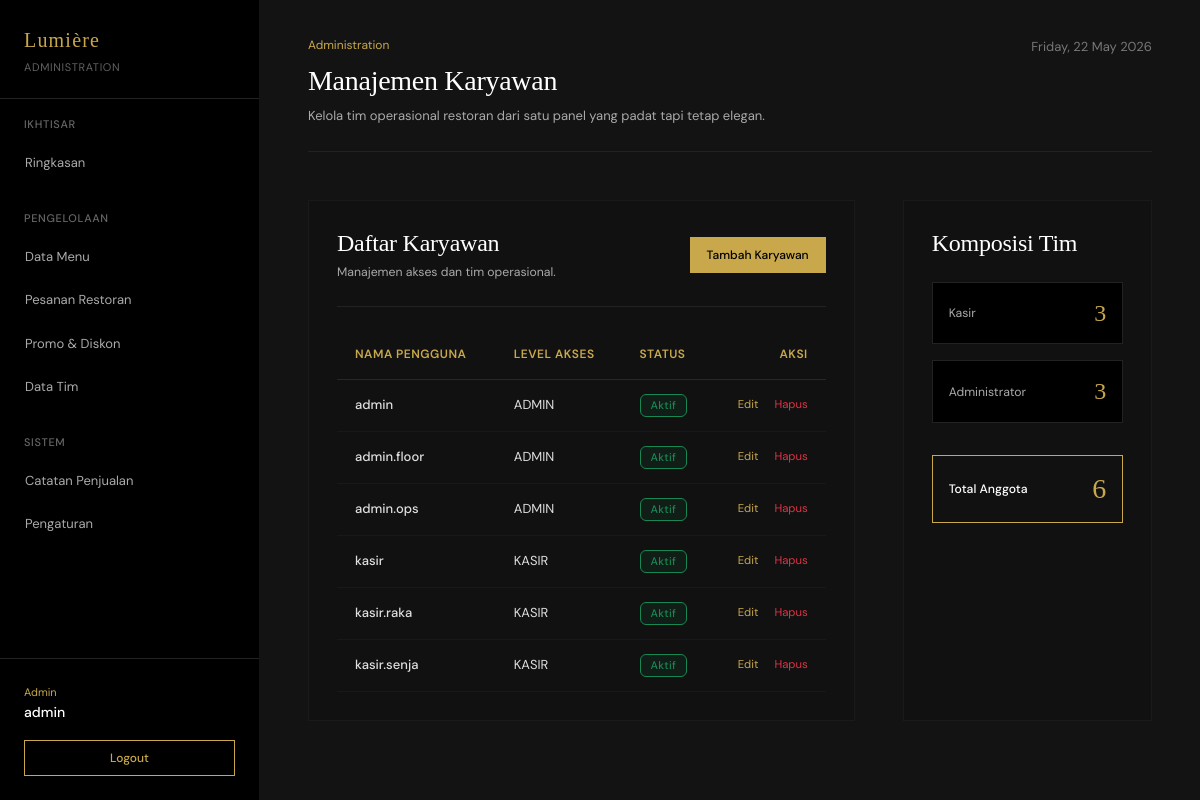
Page /admin/karyawan.php (signed in) on the committed database.
### tables this page shows
CREATE TABLE IF NOT EXISTS `user` (
  `id_user` int NOT NULL AUTO_INCREMENT,
  `nama_user` varchar(100) DEFAULT NULL,
  `username` varchar(50) NOT NULL,
  `email` varchar(100) DEFAULT NULL,
  `password` varchar(255) NOT NULL,
  `level` enum('admin','kasir','pelanggan') NOT NULL,
  `status` enum('Aktif','Nonaktif') NOT NULL DEFAULT 'Aktif',
  PRIMARY KEY (`id_user`),
  UNIQUE KEY `user_username_unique` (`username`),
  UNIQUE KEY `user_email_unique` (`email`)
);

### includes/helpers.php (called while the page is built, shortened)
<?php
function base_path(string $path = ''): string
{
    $base = dirname(__DIR__);
    return $path === '' ? $base : $base . '/' . ltrim($path, '/');
}
function base_url(string $path = ''): string
{
    $app = require base_path('config/app.php');
    $baseUrl = rtrim($app['url'] ?? 'http://localhost:8001', '/');
    return $path === '' ? $baseUrl : $baseUrl . '/' . ltrim($path, '/');
}
function role_label(string $role): string
{
    return match ($role) {
        'admin' => 'Admin',
        'kasir' => 'Karyawan',
        'pelanggan' => 'Member',
        default => 'User',
    };
}

### config/env.php (called while the page is built, shortened)
<?php
function env(string $key, ?string $default = null): ?string
{
    static $values = [];
    $runtimeValue = $_ENV[$key] ?? $_SERVER[$key] ?? getenv($key);
    if ($runtimeValue !== false && $runtimeValue !== null && $runtimeValue !== '') {
        return (string) $runtimeValue;
    }
    return $values[$key] ?? $default;
}

### config/app.php (called while the page is built, shortened)
<?php
require_once __DIR__ . '/env.php';
return [
    'name' => env('APP_NAME', 'UPK Restoran'),
    'env' => env('APP_ENV', 'local'),
    'url' => env('APP_URL', 'http://localhost/upk-restoran'),
];

### includes/database.php (called while the page is built, shortened)
<?php
require_once __DIR__ . '/../config/env.php';
function db(): PDO
{
    static $pdo = null;
    if ($pdo instanceof PDO) {
        return $pdo;
    }
    $host = env('DB_HOST', '127.0.0.1');
    $port = env('DB_PORT', '3306');
    $name = env('DB_NAME', 'upk-restoran');
    $user = env('DB_USER', 'root');
    $pass = env('DB_PASS', '');
    $dsn = sprintf('mysql:host=%s;port=%s;dbname=%s;charset=utf8mb4', $host, $port, $name);
    $pdo = new PDO($dsn, $user, $pass, [
        PDO::ATTR_ERRMODE => PDO::ERRMODE_EXCEPTION,
        PDO::ATTR_DEFAULT_FETCH_MODE => PDO::FETCH_ASSOC,
    ]);
    return $pdo;
}

### admin/karyawan.php (the view, shortened to what this page needs)
<?php
require __DIR__ . '/../includes/header.php';
require_once __DIR__ . '/../includes/database.php';
$stmt = db()->query("
    SELECT id_user, username, level, status FROM user
    WHERE level IN ('admin', 'kasir')
    ORDER BY level, username
");
$karyawans = $stmt->fetchAll();
$countAdmin = (int) db()->query("SELECT COUNT(*) FROM user WHERE level = 'admin'")->fetchColumn();
$countKasir = (int) db()->query("SELECT COUNT(*) FROM user WHERE level = 'kasir'")->fetchColumn();
$total = $countAdmin + $countKasir;
?>
<section class="row g-5">
    <div class="col-lg-8">
        <article class="section-panel h-100">
            <div class="d-flex flex-column flex-md-row justify-content-between align-items-md-center border-bottom border-soft pb-4 mb-4 gap-3">
                <div>
                    <h3 class="font-display text-white m-0" style="font-size: 24px;">Daftar Karyawan</h3>
                    <p class="text-secondary small mb-0 mt-1">Manajemen akses dan tim operasional.</p>
                </div>
                <a class="btn btn-warning py-2 px-3" style="font-size: 12px;" href="<?= htmlspecialchars(base_url('admin/karyawan_tambah.php'), ENT_QUOTES, 'UTF-8'); ?>">Tambah Karyawan</a>
            </div>
            <div class="table-responsive">
                <table class="table align-middle">
                    <thead>
                        <tr>
                            <th>Nama Pengguna</th>
                            <th>Level Akses</th>
                            <th>Status</th>
                            <th class="text-end">Aksi</th>
                        </tr>
                    </thead>
                    <tbody>
                        <?php foreach ($karyawans as $karyawan): ?>
                        <tr>
                            <td class="fw-medium text-white"><?= htmlspecialchars($karyawan['username'], ENT_QUOTES, 'UTF-8'); ?></td>
                            <td class="text-uppercase small"><?= htmlspecialchars($karyawan['level'], ENT_QUOTES, 'UTF-8'); ?></td>
                            <td>
                                <?php if (($karyawan['status'] ?? 'Aktif') === 'Aktif'): ?>
                                    <span class="badge bg-success bg-opacity-10 text-success border border-success border-opacity-20">Aktif</span>
                                <?php else: ?>
                                    <span class="badge bg-danger bg-opacity-10 text-danger border border-danger border-opacity-20">Nonaktif</span>
                                <?php endif; ?>
                            </td>
                            <td class="text-end">
                                <div class="d-flex justify-content-end gap-3">
                                    <a href="<?= htmlspecialchars(base_url('admin/karyawan_edit.php?id=' . $karyawan['id_user']), ENT_QUOTES, 'UTF-8'); ?>" class="text-gold small">Edit</a>
                                    <a href="<?= htmlspecialchars(base_url('actions/karyawan/delete.php?id=' . $karyawan['id_user']), ENT_QUOTES, 'UTF-8'); ?>" class="text-danger small" onclick="return confirm('Hapus akses karyawan ini?')">Hapus</a>
                                </div>
                            </td>
                        </tr>
                        <?php endforeach; ?>
                    </tbody>
                </table>
            </div>
        </article>
    </div>
    <aside class="col-lg-4">
        <article class="section-panel h-100">
            <h3 class="font-display text-white mb-4" style="font-size: 24px;">Komposisi Tim</h3>
            <div class="d-flex flex-column gap-3">
                <div class="p-3 border border-soft bg-black d-flex justify-content-between align-items-center">
                    <span class="text-secondary small">Kasir</span>
                    <span class="h4 text-gold font-display m-0"><?= $countKasir; ?></span>
                </div>
                <div class="p-3 border border-soft bg-black d-flex justify-content-between align-items-center">
                    <span class="text-secondary small">Administrator</span>
                    <span class="h4 text-gold font-display m-0"><?= $countAdmin; ?></span>
                </div>
                <div class="p-3 border border-gold border-opacity-20 bg-gold bg-opacity-5 d-flex justify-content-between align-items-center mt-3">
                    <span class="text-white small fw-medium">Total Anggota</span>
                    <span class="h3 text-gold font-display m-0"><?= $total; ?></span>
                </div>
            </div>
        </article>
    </aside>
</section>
<?php
$content = ob_get_clean();
render_internal_shell([
    'brand' => 'Lumière',
    'badge' => 'Administration',
    'title' => 'Manajemen Karyawan',
    'description' => 'Kelola tim operasional restoran dari satu panel yang padat tapi tetap elegan.',
    'nav_sections' => admin_nav_sections(),
], $content);
require __DIR__ . '/../includes/footer.php';

### includes/header.php (shortened to what this page needs)
<?php
$app = require __DIR__ . '/../config/app.php';
?>
<!DOCTYPE html>
<html lang="id">
<head>
    <link href="https://cdn.jsdelivr.net/npm/bootstrap@5.3.3/dist/css/bootstrap.min.css" rel="stylesheet">
    <link rel="stylesheet" href="<?= htmlspecialchars(base_url('assets/css/style.css'), ENT_QUOTES, 'UTF-8'); ?>?v=<?= time(); ?>">
</head>
<body>

### includes/ui.php (shortened to what this page needs)
<?php
function is_active_path(string $href): bool
{
    $requestPath = parse_url($_SERVER['REQUEST_URI'] ?? '', PHP_URL_PATH) ?: '';
    return str_contains($requestPath, $href);
}
function render_internal_shell(array $config, string $content): void
{
    $sections = $config['nav_sections'] ?? [];
    $badge = $config['badge'] ?? '';
    $title = $config['title'] ?? '';
    $description = $config['description'] ?? '';
    $brand = $config['brand'] ?? get_setting('nama_restoran', "Lumière");
    $userName = htmlspecialchars($_SESSION['user_name'] ?? 'User', ENT_QUOTES, 'UTF-8');
    $roleName = htmlspecialchars(role_label($_SESSION['user_role'] ?? ''), ENT_QUOTES, 'UTF-8');
    ?>
    <main class="dashboard-shell">
        <aside class="dashboard-sidebar" id="sidebar">
            <div class="sidebar-brand">
                <p class="sidebar-brand-mark"><?= htmlspecialchars($brand); ?></p>
                <p class="sidebar-brand-copy"><?= htmlspecialchars($badge); ?></p>
            </div>
            <div class="flex-grow-1 overflow-auto py-3">
                <?php if ($badge === 'Service Floor'): ?>
                    <?php $items = array_merge(...array_values($sections)); ?>
                    <div class="sidebar-group mb-4">
                        <p class="sidebar-section-title">Operasional</p>
                        <nav class="d-flex flex-column">
                            <?php foreach ($items as $item): ?>
                                <?php $active = is_active_path($item['href']); ?>
                                <a class="sidebar-link <?= $active ? 'sidebar-link-active' : ''; ?>" href="<?= htmlspecialchars($item['href']); ?>">
                                    <?= htmlspecialchars($item['label']); ?>
                                </a>
                            <?php endforeach; ?>
                        </nav>
                    </div>
                <?php else: ?>
                    <?php foreach ($sections as $sectionTitle => $items): ?>
                        <div class="sidebar-group mb-4">
                            <p class="sidebar-section-title"><?= htmlspecialchars($sectionTitle); ?></p>
                            <nav class="d-flex flex-column">
                                <?php foreach ($items as $item): ?>
                                    <?php $active = is_active_path($item['href']); ?>
                                    <a class="sidebar-link <?= $active ? 'sidebar-link-active' : ''; ?>" href="<?= htmlspecialchars($item['href']); ?>">
                                        <?= htmlspecialchars($item['label']); ?>
                                    </a>
                                <?php endforeach; ?>
                            </nav>
                        </div>
                    <?php endforeach; ?>
                <?php endif; ?>
            </div>
            <div class="mt-auto p-4 border-top border-soft">
                <div class="d-flex align-items-center justify-content-between mb-3">
                    <div style="min-width: 0;">
                        <p class="text-gold m-0" style="font-size: 11px;"><?= $roleName; ?></p>
                        <p class="text-white m-0 fw-medium text-truncate" style="font-size: 14px;"><?= $userName; ?></p>
                    </div>
                </div>
                <a class="btn btn-outline-warning w-100 py-2" style="font-size: 12px;" href="<?= htmlspecialchars(base_url('logout.php')); ?>">Logout</a>
            </div>
        </aside>
        <section class="dashboard-main">
            <header class="dashboard-topbar d-flex justify-content-between align-items-start border-bottom border-soft pb-4 mb-5">
                <div class="animate-fade-in-up">
                    <p class="text-gold small mb-2" style="font-size: 12px;"><?= htmlspecialchars($badge); ?></p>
                    <h2 class="dashboard-topbar-title font-display text-white m-0" style="font-size: 28px;"><?= htmlspecialchars($title); ?></h2>
                    <p class="text-secondary mt-2 mb-0" style="font-size: 13px;"><?= htmlspecialchars($description); ?></p>
                </div>
                <div class="d-none d-md-block text-end animate-fade-in-up" style="animation-delay: 0.2s;">
                    <p class="text-muted m-0" style="font-size: 13px;"><?= date('l, d F Y'); ?></p>
                </div>
            </header>
            <div class="dashboard-content animate-fade-in-up" style="animation-delay: 0.3s;">
                <?= $content; ?>
            </div>
        </section>
    </main>
    <?php
}
    ?>

### includes/footer.php (shortened to what this page needs)
</body>
</html>

### rows in the picture
user: username "admin", level "ADMIN", status "Aktif"
user: username "admin.floor", level "ADMIN", status "Aktif"
user: username "admin.ops", level "ADMIN", status "Aktif"
user: username "kasir", level "KASIR", status "Aktif"
user: username "kasir.raka", level "KASIR", status "Aktif"
user: username "kasir.senja", level "KASIR", status "Aktif"

### other values in the picture
$brand "Lumière"
$badge "ADMINISTRATION"
$sectionTitle "IKHTISAR"
$item['label'] "Ringkasan"
$sectionTitle "PENGELOLAAN"
$item['label'] "Data Menu"
$item['label'] "Pesanan Restoran"
$item['label'] "Promo & Diskon"
$item['label'] "Data Tim"
$sectionTitle "SISTEM"
$item['label'] "Catatan Penjualan"
$item['label'] "Pengaturan"
$roleName "Admin"
$userName "admin"
$badge "Administration"
